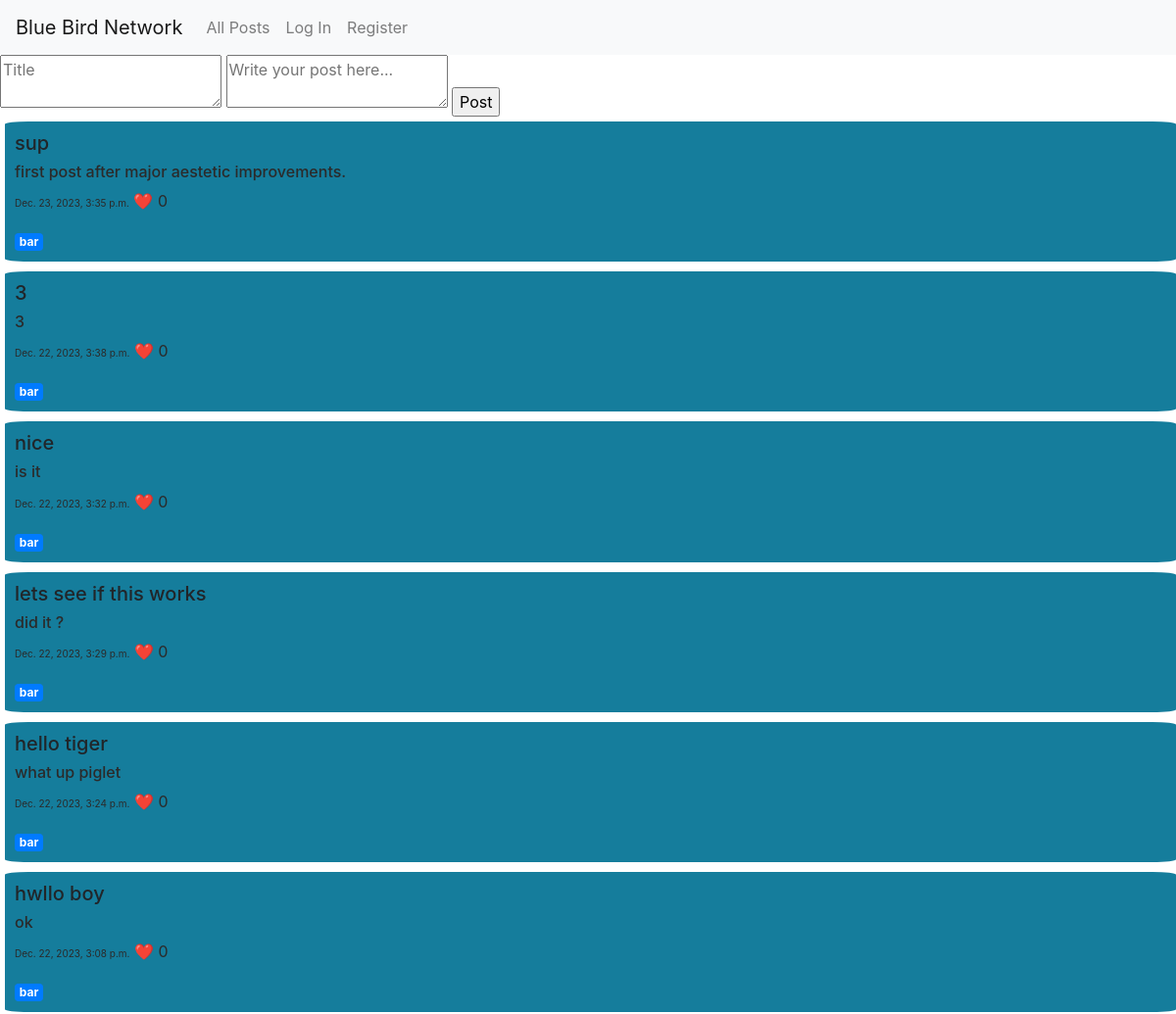
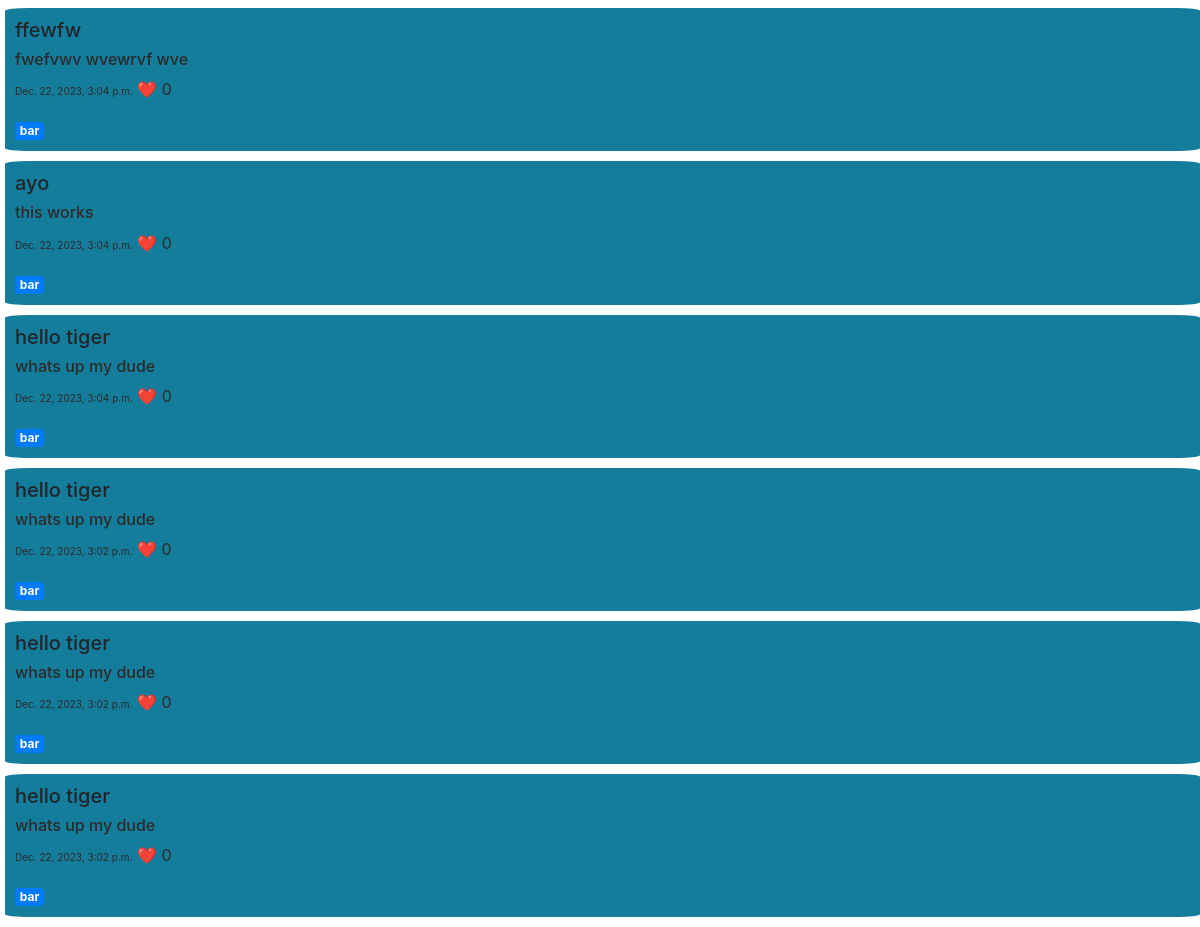
The app's page /, older data (2 pictures, top to bottom).
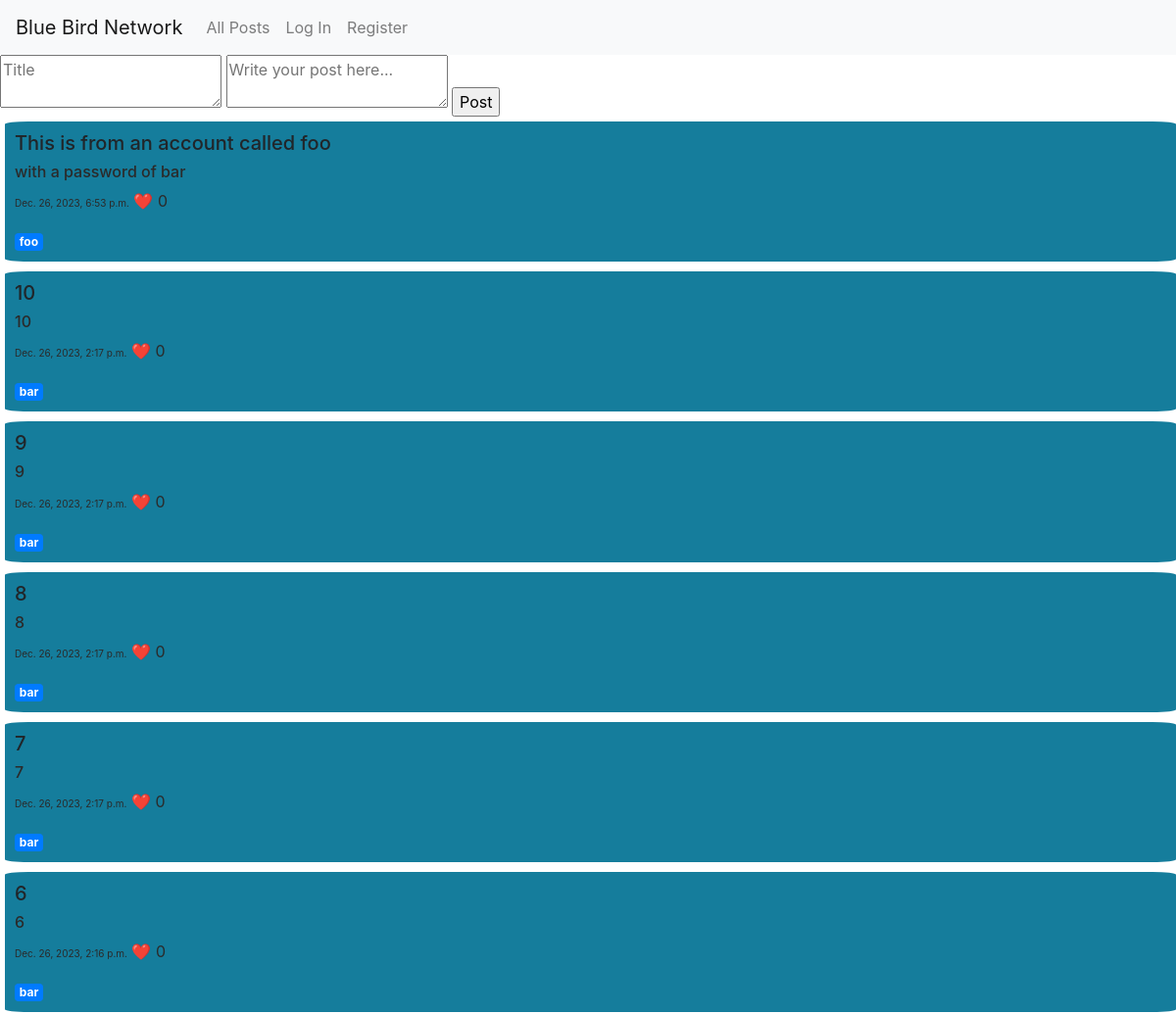
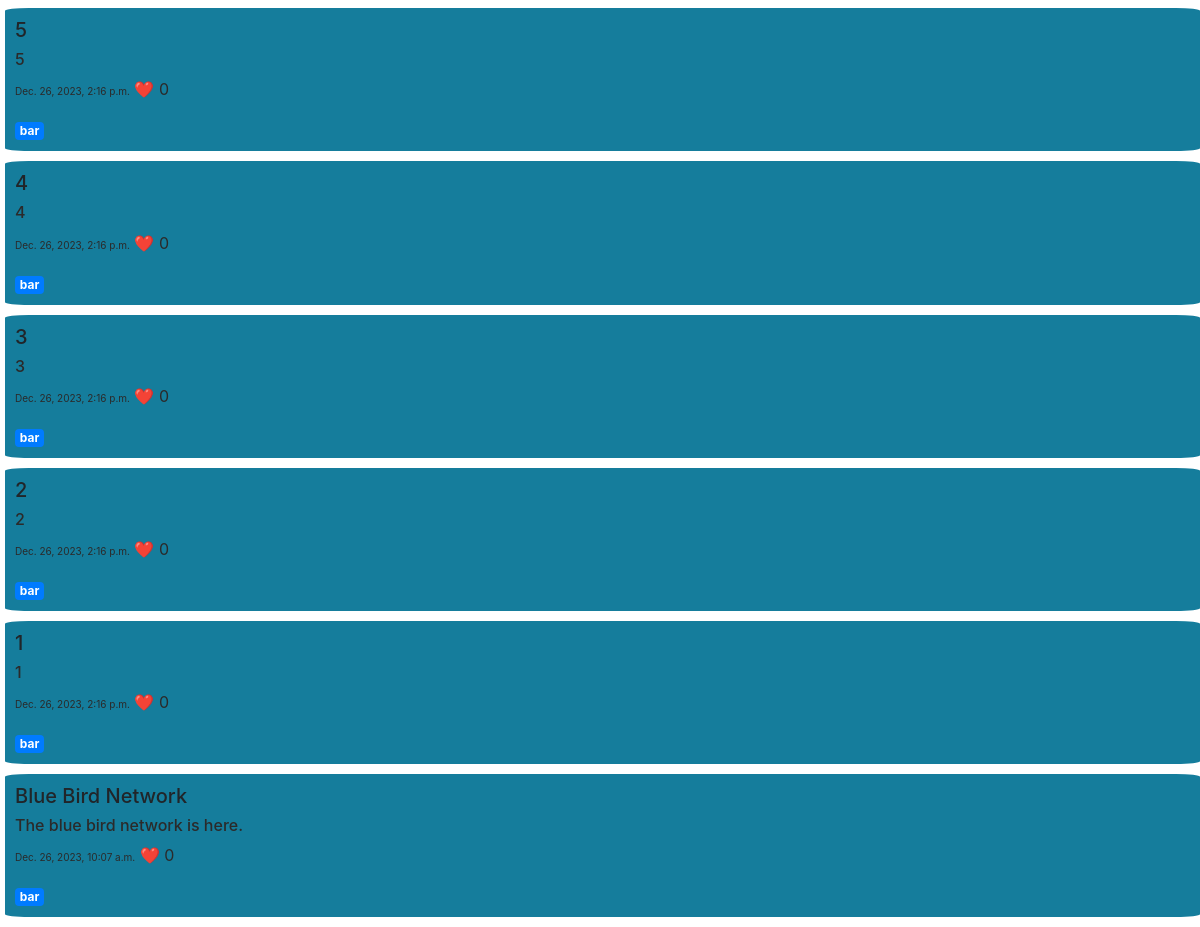
The same page, newer data (2 pictures, top to bottom).
### network/models.py (models this page shows, shortened)
class Tweet(models.Model):
    user = models.ForeignKey(User, on_delete=models.CASCADE, related_name= "user1")
    title = models.CharField(max_length=64)
    content = models.TextField()
    timestamp = models.DateTimeField(auto_now_add=True)
    likes = models.IntegerField(default = 0)

class User(AbstractUser):
    pass

### network/views.py (the view)
# urls.py: path("", views.index, name="index"),
def index(request):
    old_posts = Tweet.objects.all().order_by("-timestamp")
    return render(request, "network/index.html", {'old_posts': old_posts})

### network/templates/network/index.html (shortened to what this page needs)
{% extends "network/layout.html" %}
{% block body %}
    <html lang="en">
        <body>
            <form id="post-form" method="POST">
                <textarea id="title-content" name = "title" placeholder = "Title"></textarea>
                <textarea id="post-content" name="content" placeholder="Write your post here..."></textarea>
                <input style="margin-bottom: 5px; " id = "submit-post" type="submit" value="Post">
            </form>
            {% for post in old_posts %}
                <div id = "old_posts">
                    <h5>{{ post.title }}</h5>
                    <h6 style="color:rgb(43, 42, 42);">{{ post.content }}</h6>
                    <p style=" color:rgb(43, 42, 42);"><span style = "font-size: x-small;">{{ post.timestamp }}</span> ❤️ <span>{{ post.likes }}</span></p>
                    <a href="{% url 'smprofile' post.user.username %}" class="badge badge-primary">{{ post.user }}</a>
                </div>
            {% endfor %}
        </body>
    </html>
{% endblock %}

Row changes from the older to the newer data that the page shows:
removed Tweet: title "sup", content "first post after major aestetic improvements.", timestamp "Dec. 23, 2023, 3:35 p.m.", likes "0", user "bar"
removed Tweet: title "3", content "3", timestamp "Dec. 22, 2023, 3:38 p.m.", likes "0", user "bar"
removed Tweet: title "nice", content "is it", timestamp "Dec. 22, 2023, 3:32 p.m.", likes "0", user "bar"
removed Tweet: title "lets see if this works", content "did it ?", timestamp "Dec. 22, 2023, 3:29 p.m.", likes "0", user "bar"
removed Tweet: title "hello tiger", content "what up piglet", timestamp "Dec. 22, 2023, 3:24 p.m.", likes "0", user "bar"
removed Tweet: title "hwllo boy", content "ok", timestamp "Dec. 22, 2023, 3:08 p.m.", likes "0", user "bar"
removed Tweet: title "ffewfw", content "fwefvwv wvewrvf wve", timestamp "Dec. 22, 2023, 3:04 p.m.", likes "0", user "bar"
removed Tweet: title "ayo", content "this works", timestamp "Dec. 22, 2023, 3:04 p.m.", likes "0", user "bar"
removed Tweet: title "hello tiger", content "whats up my dude", timestamp "Dec. 22, 2023, 3:04 p.m.", likes "0", user "bar"
removed Tweet: title "hello tiger", content "whats up my dude", timestamp "Dec. 22, 2023, 3:02 p.m.", likes "0", user "bar"
removed Tweet: title "hello tiger", content "whats up my dude", timestamp "Dec. 22, 2023, 3:02 p.m.", likes "0", user "bar"
removed Tweet: title "hello tiger", content "whats up my dude", timestamp "Dec. 22, 2023, 3:02 p.m.", likes "0", user "bar"
added Tweet: title "This is from an account called foo", content "with a password of bar", timestamp "Dec. 26, 2023, 6:53 p.m.", likes "0", user "foo"
added Tweet: title "10", content "10", timestamp "Dec. 26, 2023, 2:17 p.m.", likes "0", user "bar"
added Tweet: title "9", content "9", timestamp "Dec. 26, 2023, 2:17 p.m.", likes "0", user "bar"
added Tweet: title "8", content "8", timestamp "Dec. 26, 2023, 2:17 p.m.", likes "0", user "bar"
added Tweet: title "7", content "7", timestamp "Dec. 26, 2023, 2:17 p.m.", likes "0", user "bar"
added Tweet: title "6", content "6", timestamp "Dec. 26, 2023, 2:16 p.m.", likes "0", user "bar"
added Tweet: title "5", content "5", timestamp "Dec. 26, 2023, 2:16 p.m.", likes "0", user "bar"
added Tweet: title "4", content "4", timestamp "Dec. 26, 2023, 2:16 p.m.", likes "0", user "bar"
added Tweet: title "3", content "3", timestamp "Dec. 26, 2023, 2:16 p.m.", likes "0", user "bar"
added Tweet: title "2", content "2", timestamp "Dec. 26, 2023, 2:16 p.m.", likes "0", user "bar"
added Tweet: title "1", content "1", timestamp "Dec. 26, 2023, 2:16 p.m.", likes "0", user "bar"
added Tweet: title "Blue Bird Network", content "The blue bird network is here.", timestamp "Dec. 26, 2023, 10:07 a.m.", likes "0", user "bar"
